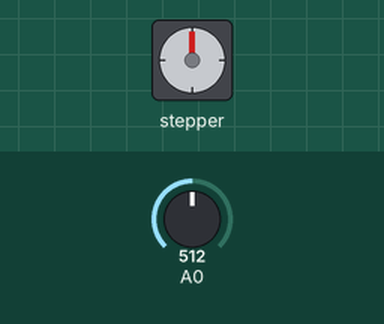
A sketch run on a simulated Arduino Uno, built with avr-gcc and run on an emulated ATmega328P. On the bench: stepper motor. Wiring (inferred from the names in the program): stepper motor driver (200 steps per turn assumed): step pin 3; direction pin 4. Inputs (shaded band) come from the test bench; at power-on: A0 = 512.

Above: at 1.2 s.
1.3 s: A0 set to 484
At 1.45 s:
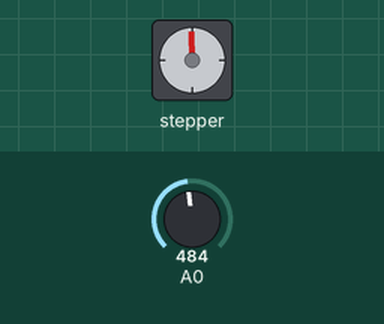
At 2.06 s:
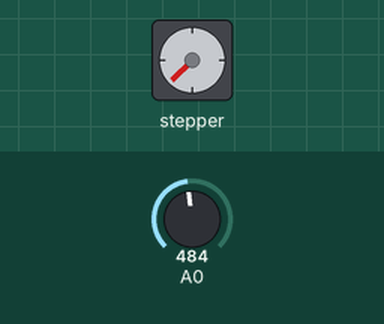
4.3 s: A0 set to 534
7.3 s: A0 set to 490
10.3 s: A0 set to 510
At 10.3 s:
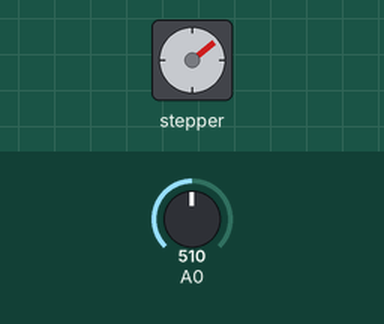
Timing chart, 0 to 12.8 s (numbered marks = the images above; inputs shaded):
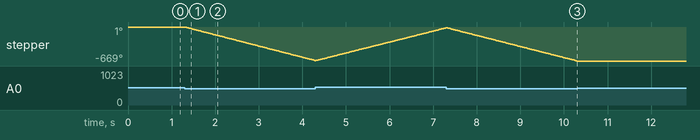

The sketch:

knobStepper.ino
```cpp
/*     Simple Stepper Motor Control Exaple Code
 *
 *  by Dejan Nedelkovski, www.HowToMechatronics.com
 *
 */

// Defines pins numbers
const int stepPin = 3;
const int dirPin = 4;

int customDelay,customDelayMapped; // Defines variables

void setup() {
  // Sets the two pins as Outputs
  pinMode(stepPin,OUTPUT);
  pinMode(dirPin,OUTPUT);

  digitalWrite(dirPin,HIGH); //Enables the motor to move in a particular direction
}
int speedRead;
void loop()
{
  speedRead = analogRead(A0);

  if(speedRead > 524)
  {
    speedRead =   speedRead - (2 * (speedRead - 512));
  }


  customDelayMapped = speedUp(speedRead); // Gets custom delay values from the custom speedUp function

  // Makes pules with custom delay, depending on the Potentiometer, from which the speed of the motor depends
  if(analogRead(A0) < 500)
  {
    speedRead = analogRead(A0);
    digitalWrite(dirPin,LOW); //Enables the motor to move in a particular direction
    digitalWrite(stepPin, HIGH);
    delayMicroseconds(customDelayMapped);
    digitalWrite(stepPin, LOW);
    delayMicroseconds(customDelayMapped);


  }
  else if(analogRead(A0) > 524)
  {

    speedRead = analogRead(A0);
    digitalWrite(dirPin,HIGH); //Enables the motor to move in a particular direction
    digitalWrite(stepPin, HIGH);
    delayMicroseconds(customDelayMapped);
    digitalWrite(stepPin, LOW);
    delayMicroseconds(customDelayMapped);

  }
  else
  {

  }
}
// Function for reading the Potentiometer
int speedUp(int speedRead) {
  //int customDelay = analogRead(A0); // Reads the potentiometer
  int newCustom = map(speedRead, 0, 500, 300,4000); // Convrests the read values of the potentiometer from 0 to 1023 into desireded delay values (300 to 4000)
  return newCustom;
}
```

Measured:
- the behaviour switches between 500 and 499 on A0 (found by bisection; images 0 and 1)
- after the input at 1.3 s, stepper: keeps turning counter-clockwise at about 221°/s, starting at once
- after the input at 10.3 s, stepper: stops changing and stays -669°
